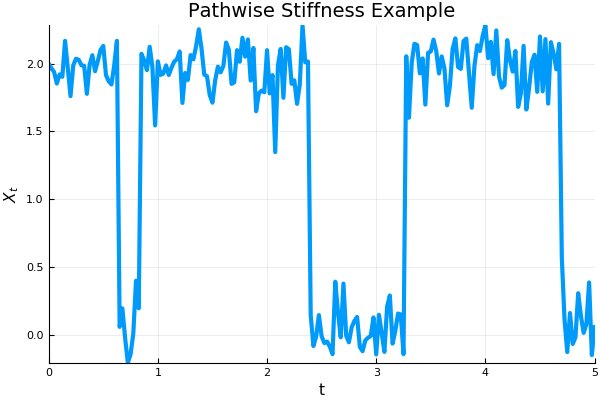

This figure's Julia source:
using StochasticDiffEq
using Plots; pyplot()
using LaTeXStrings
f(u,p,t) = -1000.0u*(1-u)*(2-u)
g(u,p,t) = 10.0
prob = SDEProblem(f,g,2.0,(0.0,5.0))

sol = solve(prob,SOSRI(),abstol=1e-2,reltol=1e-2,saveat=0.025,seed=3)
plot(sol,legend=false,yaxis = L"X_t",title = "Pathwise Stiffness Example",
     xtickfont = font(16, "Latin Modern Roman"),titlefont = font(20, "Latin Modern Roman"),
     ytickfont = font(16, "Latin Modern Roman"),guidefont = font(18, "Latin Modern Roman"))

savefig("pathwise_stiffness.png")
savefig("pathwise_stiffness.pdf")
